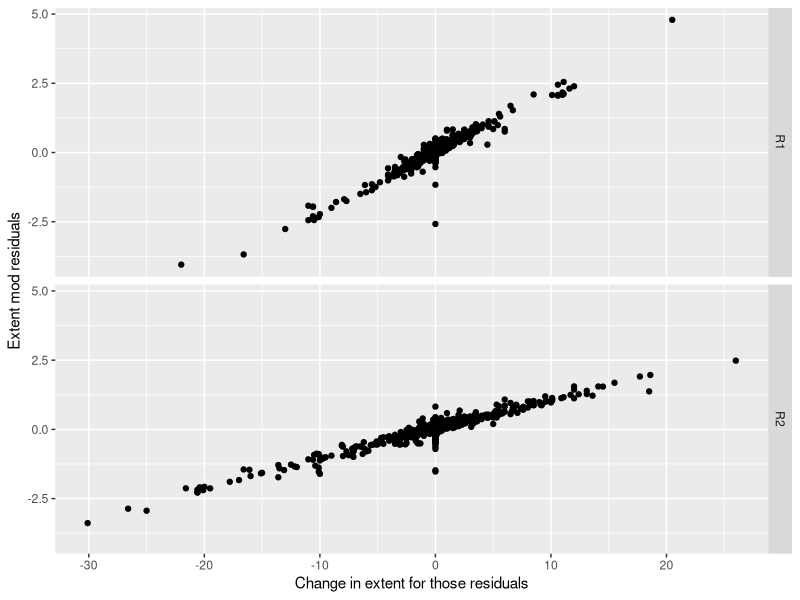

Generate this figure with R: (Note: this script raises an error after producing the figure.)
#read me ####
#the purpose of this script is to better understand the poor residuals
#best Extent Dry model - 2 states diversion subreaches

#libraries ####
library(tidyverse)
library(lubridate)

#read data ####
dat <- read.csv("Data/Processed/DiversionSubreachData.csv", header = T) %>% 
  mutate(Date = as.Date(Date, format = "%Y-%m-%d" )) %>% 
  filter(between(month(Date), 4, 10)) %>% 
  group_by(Reach) %>% 
  mutate(t = row_number()) %>% 
  ungroup()

resids <- read.csv("Data/Processed/PredsExtDiv.csv") %>% 
  rename(Reach = 1)

#wrangle data ####
temp <- dat %>% 
  full_join(resids)

#plots ####
  
  #change from day before against residuals
ggplot(temp, aes(x = ExtentChng, y = Resid))+
  geom_point()+
  facet_grid(rows= vars(Reach))+
  ylab("Extent mod residuals")+
  xlab("Change in extent for those residuals")

  #extent by covariates
dat %>% 
  select(Date, Extent, Precip_mm, Temp_C, Discharge_cfs, Diversion_cfs, Returns_cfs) %>% 
  pivot_longer(Precip_mm:Returns_cfs, names_to = "covs", values_to = "pred_values") %>% 
  ggplot(aes(x = pred_values, y = Extent))+
  geom_point()+
  facet_wrap(covs ~ Reach, scales = "free_x")

   #lead extent by covariates
dat %>%  
  select(Date, Extent, Precip_mm, Temp_C, Discharge_cfs, Diversion_cfs, Returns_cfs) %>% 
  mutate(leadExtent = lead(Extent, 1))%>% #applied 1 - 14 days some response by discharge/return 
  pivot_longer(Precip_mm:Returns_cfs, names_to = "covs", values_to = "pred_values") %>% 
  ggplot(aes(x = pred_values, y = leadExtent))+
  geom_point()+
  facet_wrap(covs ~ Reach, scales = "free_x")

#random
dat %>% 
  select(Date, Extent, Discharge_cfs) %>% 
  ggplot(aes(x = Discharge_cfs, y=Extent))+
  geom_point()+
  facet_wrap(~Reach)+
  scale_x_continuous(limits = (c(0, 750)))

dat %>% 
  select(Date, Extent, Precip_mm, Temp_C, Returns_cfs, Discharge_cfs, Diversion_cfs) %>% 
  pivot_longer(Extent:Diversion_cfs, names_to = "Variables", values_to = "values") %>% 
  ggplot(aes(x = Date, y = values))+
  geom_line()+
  facet_wrap(~Variables, scales = "free_y", ncol = 1)

dat %>% 
  ggplot(aes(x = Discharge_cfs, y = Extent))+
  geom_point()+
  geom_path()+
  facet_wrap(~Reach)+
  scale_x_continuous(limits = (c(0, 100)))

dat %>% 
  ggplot(aes(x = Diversion_cfs, y = Returns_cfs))+
  geom_point()



#change in extent by change in covariates
dat %>% 
  select(Date, Reach, ExtentChng, PrecipChng_mm, TempChng_C, DischargeChng_cfs, DiversionChng_cfs, ReturnsChng_cfs) %>% 
  pivot_longer(PrecipChng_mm:ReturnsChng_cfs, names_to = "covs", values_to = "pred_values") %>% 
  ggplot(aes(x = pred_values, y = ExtentChng))+
  geom_point()+
  facet_wrap(covs ~ Reach, scales = "free_x")
